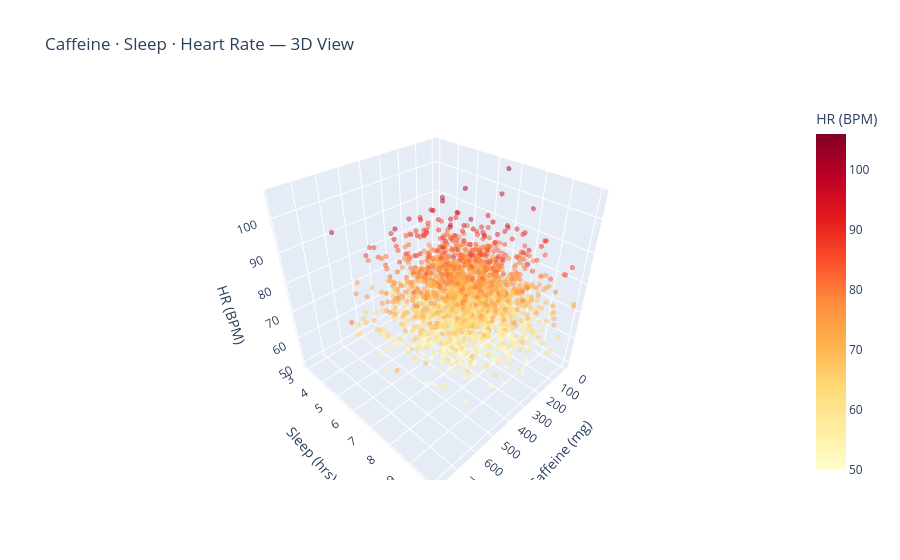

Notebook cell for this chart:
### Code cell
# ── 3f. 3D Scatter (Plotly) ───────────────────────────────────
sample = df.sample(2000, random_state=42)
fig3d = px.scatter_3d(
    sample, x='Caffeine_mg', y='Sleep_Hours', z='Heart_Rate',
    color='Heart_Rate', color_continuous_scale='YlOrRd',
    opacity=0.5, size_max=5,
    labels={'Caffeine_mg':'Caffeine (mg)','Sleep_Hours':'Sleep (hrs)','Heart_Rate':'HR (BPM)'},
    title='Caffeine · Sleep · Heart Rate — 3D View'
)
fig3d.update_traces(marker=dict(size=3))
fig3d.show()

### Figure 1 — Plotly figure (JSON) as saved in the notebook; plotly's stock layout.template omitted (floating-point values rounded to 4 significant figures; data arrays with more than 128 entries replaced by an {"elided": "..."} marker saying what was removed)
{"data": [{"hovertemplate": "Caffeine (mg)=%{x}<br>Sleep (hrs)=%{y}<br>HR (BPM)=%{marker.color}<extra></extra>", "legendgroup": "", "marker": {"color": {"elided": "2000 int values"}, "coloraxis": "coloraxis", "opacity": 0.5, "size": 3, "symbol": "circle"}, "mode": "markers", "name": "", "scene": "scene", "showlegend": false, "type": "scatter3d", "x": {"elided": "2000 float values"}, "y": {"elided": "2000 float values"}, "z": {"elided": "2000 int values"}}], "layout": {"coloraxis": {"colorbar": {"title": {"text": "HR (BPM)"}}, "colorscale": [[0, "rgb(255,255,204)"], [0.125, "rgb(255,237,160)"], [0.25, "rgb(254,217,118)"], [0.375, "rgb(254,178,76)"], [0.5, "rgb(253,141,60)"], [0.625, "rgb(252,78,42)"], [0.75, "rgb(227,26,28)"], [0.875, "rgb(189,0,38)"], [1, "rgb(128,0,38)"]]}, "legend": {"tracegroupgap": 0}, "scene": {"domain": {"x": [0, 1], "y": [0, 1]}, "xaxis": {"title": {"text": "Caffeine (mg)"}}, "yaxis": {"title": {"text": "Sleep (hrs)"}}, "zaxis": {"title": {"text": "HR (BPM)"}}}, "title": {"text": "Caffeine · Sleep · Heart Rate — 3D View"}}}
